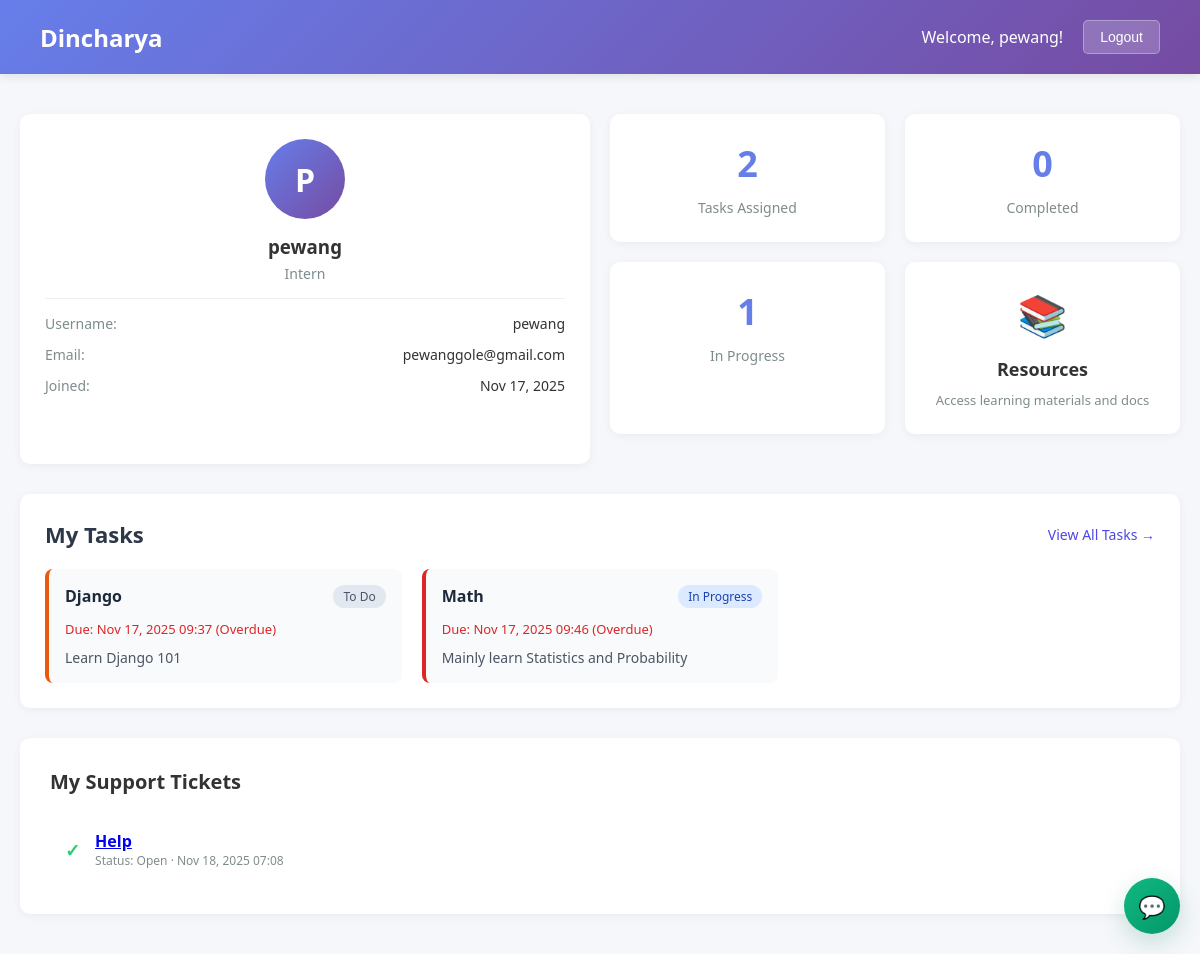
Before: / (signed in) with the older database file.
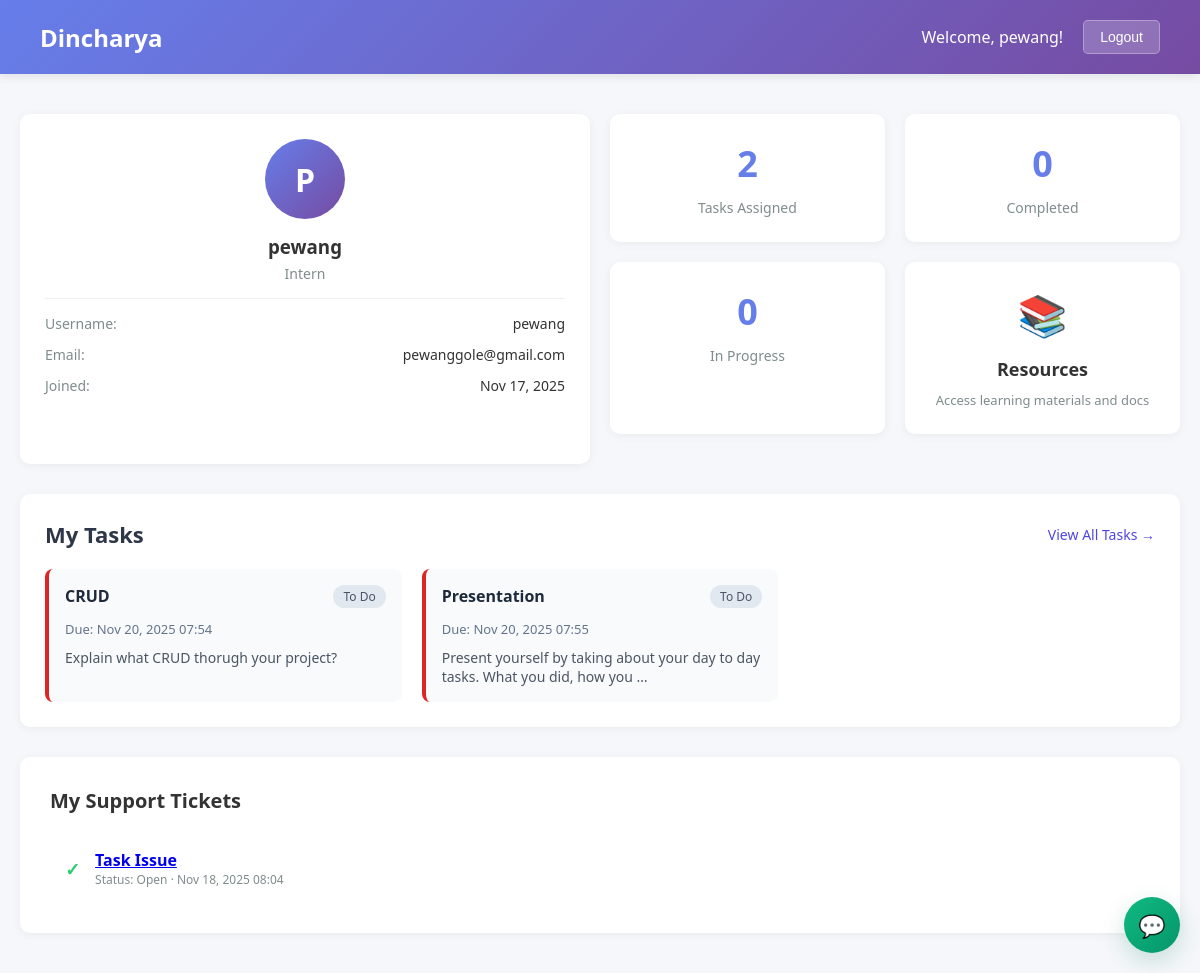
After: the same page with the newer database file.
### tasks/models.py (models this page shows, shortened)
class Task(models.Model):
    PRIORITY_CHOICES = [
        ('low', 'Low'),
        ('medium', 'Medium'),
        ('high', 'High'),
    ]
    STATUS_CHOICES = [
        ('todo', 'To Do'),
        ('in_progress', 'In Progress'),
        ('completed', 'Completed'),
        ('blocked', 'Blocked'),
    ]
    title = models.CharField(max_length=200)
    description = models.TextField(blank=True)
    created_by = models.ForeignKey(
        User,
        on_delete=models.CASCADE,
        related_name='created_tasks',
        null=True
    )
    assigned_to = models.ForeignKey(
        User,
        on_delete=models.SET_NULL,
        related_name='assigned_tasks',
        null=True,
        blank=True
    )
    delegated_by = models.ForeignKey(
        User,
        on_delete=models.SET_NULL,
        related_name='delegated_tasks',
        null=True,
        blank=True
    )
    priority = models.CharField(
        max_length=10,
        choices=PRIORITY_CHOICES,
        default='medium'
    )
    status = models.CharField(
        max_length=20,
        choices=STATUS_CHOICES,
        default='todo'
    )
    created_at = models.DateTimeField(auto_now_add=True)
    updated_at = models.DateTimeField(auto_now=True)
    due_date = models.DateTimeField(null=True, blank=True)
    requires_approval = models.BooleanField(default=False)
    approved = models.BooleanField(default=False)
    class Meta:
        ordering = ['-created_at']

### scheduler/models.py (models this page shows, shortened)
class SupportTicket(models.Model):
    STATUS_CHOICES = (
        ('open', 'Open'),
        ('in_progress', 'In Progress'),
        ('resolved', 'Resolved'),
        ('closed', 'Closed'),
    )
    PRIORITY_CHOICES = (
        ('low', 'Low'),
        ('medium', 'Medium'),
        ('high', 'High'),
    )
    subject = models.CharField(max_length=200)
    description = models.TextField()
    created_by = models.ForeignKey(CustomUser, related_name='support_tickets', on_delete=models.CASCADE)
    assigned_to = models.ForeignKey(CustomUser, related_name='assigned_support_tickets', on_delete=models.SET_NULL, null=True, blank=True)
    status = models.CharField(max_length=20, choices=STATUS_CHOICES, default='open')
    priority = models.CharField(max_length=10, choices=PRIORITY_CHOICES, default='medium')
    created_at = models.DateTimeField(auto_now_add=True)
    updated_at = models.DateTimeField(auto_now=True)
    class Meta:
        ordering = ['-created_at']

### scheduler/views.py (the view)
# urls.py: path('', views.dashboard, name='dashboard'),
@login_required
def dashboard(request):
    user = request.user
    from django.utils import timezone
    user_tasks = Task.objects.filter(assigned_to=user).order_by('due_date')[:5]
    user_all_tasks_qs = Task.objects.filter(assigned_to=user)
    tasks_assigned_count = user_all_tasks_qs.count()
    tasks_completed_count = user_all_tasks_qs.filter(status='completed').count()
    tasks_inprogress_count = user_all_tasks_qs.filter(status='in_progress').count()
    context = {
        'user': user,
        'recent_tasks': user_tasks,
        'now': timezone.now(),
        'tasks_assigned_count': tasks_assigned_count,
        'tasks_completed_count': tasks_completed_count,
        'tasks_inprogress_count': tasks_inprogress_count,
    }
    if user.role == 'supervisor':
        interns = CustomUser.objects.filter(role='intern')
        team_tasks = Task.objects.filter(assigned_to__in=interns)
        summary = interns.annotate(
            assigned_count=Count('assigned_tasks'),
            completed_count=Count('assigned_tasks', filter=Q(assigned_tasks__status='completed')),
            inprogress_count=Count('assigned_tasks', filter=Q(assigned_tasks__status='in_progress')),
            overdue_count=Count('assigned_tasks', filter=Q(assigned_tasks__due_date__lt=timezone.now()))
        )
        context.update({
            'team_summary': summary,
            'team_overview': {
                'total': team_tasks.count(),
                'completed': team_tasks.filter(status='completed').count(),
                'in_progress': team_tasks.filter(status='in_progress').count(),
                'overdue': team_tasks.filter(due_date__lt=timezone.now()).count(),
            }
        })
        interns_count = interns.count()
        from django.contrib.auth.models import Group
        groups_count = Group.objects.count()
        total_tasks = team_tasks.count()
        completed = team_tasks.filter(status='completed').count()
        completion_rate = round((completed / total_tasks) * 100, 1) if total_tasks else 0
        context.update({
            'interns_count': interns_count,
            'groups_count': groups_count,
            'completion_rate': completion_rate,
        })
        recent_tickets = SupportTicket.objects.filter(status__in=['open', 'in_progress']).select_related('created_by')[:5]
        open_tickets_count = SupportTicket.objects.filter(status='open').count()
        context.update({
            'recent_tickets': recent_tickets,
            'open_tickets_count': open_tickets_count,
        })
        return render(request, 'supervisor_dashboard.html', context)
    elif user.role == 'intern':
        my_tickets = SupportTicket.objects.filter(created_by=user).select_related('assigned_to').prefetch_related('replies__responder')[:5]
        context.update({
            'my_tickets': my_tickets,
        })
        return render(request, 'intern_dashboard.html', context)
    else:
        return render(request, 'unauthorized.html')

### templates/intern_dashboard.html (shortened to what the changed rows need)
<!DOCTYPE html>
<html lang="en">
<head>
</head>
<body>
    <div class="navbar">
        <h1>Dincharya</h1>
    </div>
    <div class="container">
        <div class="profile-section">
            <div class="stats-section" style="grid-column: span 1;">
                <div class="stat-card">
                    <div class="stat-number">{{ tasks_inprogress_count|default:'0' }}</div>
                    <div class="stat-label">In Progress</div>
                </div>
            </div>
        </div>
        <div class="tasks-section">
            <div class="section-header">
                <h2>My Tasks</h2>
            </div>
            {% if recent_tasks %}
                <div class="tasks-grid">
                    {% for task in recent_tasks %}
                        <div class="task-card {{ task.priority }}">
                            <div class="task-header">
                                <h3 class="task-title">
                                    <a href="{% url 'tasks:task_update' task.pk %}" style="color: inherit; text-decoration: none;">
                                        {{ task.title }}
                                    </a>
                                </h3>
                                <span class="task-status status-{{ task.status }}">
                                    {{ task.get_status_display }}
                                </span>
                            </div>
                            {% if task.due_date %}
                                <div class="task-due {% if task.due_date < now %}overdue{% endif %}">
                                    Due: {{ task.due_date|date:"M d, Y H:i" }}
                                    {% if task.due_date < now %}(Overdue){% endif %}
                                </div>
                            {% endif %}
                            {% if task.description %}
                                <p style="margin-top: 10px; font-size: 14px; color: #4b5563;">
                                    {{ task.description|truncatewords:15 }}
                                </p>
                            {% endif %}
                        </div>
                    {% endfor %}
                </div>
            {% endif %}
        </div>
        <div class="info-section">
            {% if my_tickets %}
                <ul class="info-list">
                    {% for ticket in my_tickets %}
                        <li>
                            <div style="flex:1;">
                                <strong><a href="{% url 'support_detail' ticket.pk %}">{{ ticket.subject }}</a></strong>
                                <div style="font-size:12px; color:#7f8c8d;">Status: {{ ticket.get_status_display }} · {{ ticket.created_at|date:"M d, Y H:i" }}</div>
                            </div>
                        </li>
                    {% endfor %}
                </ul>
            {% else %}
                <p style="color:#64748b;">You have no support tickets. Use the button at the bottom-right to create one.</p>
            {% endif %}
        </div>
    </div>
</body>
</html>

Changed rows visible on the page:
removed Task: title "Django", status "To Do", due_date "Nov 17, 2025 09:37", shows "(Overdue)", description "Learn Django 101", priority "medium" (drawn)
removed Task: title "Math", status "In Progress", due_date "Nov 17, 2025 09:46", shows "(Overdue)", description "Mainly learn Statistics and Probability"
removed SupportTicket: subject "Help", status "Open", created_at "Nov 18, 2025 07:08"
added Task: title "CRUD", status "To Do", due_date "Nov 20, 2025 07:54", description "Explain what CRUD thorugh your project?"
added Task: title "Presentation", status "To Do", due_date "Nov 20, 2025 07:55", description "Present yourself by taking about your day to day tasks. What you did, how you …"
added SupportTicket: subject "Task Issue", status "Open", created_at "Nov 18, 2025 08:04"
Other visible differences:
{{ tasks_inprogress_count|default:'0' }}: "1" → "0"
